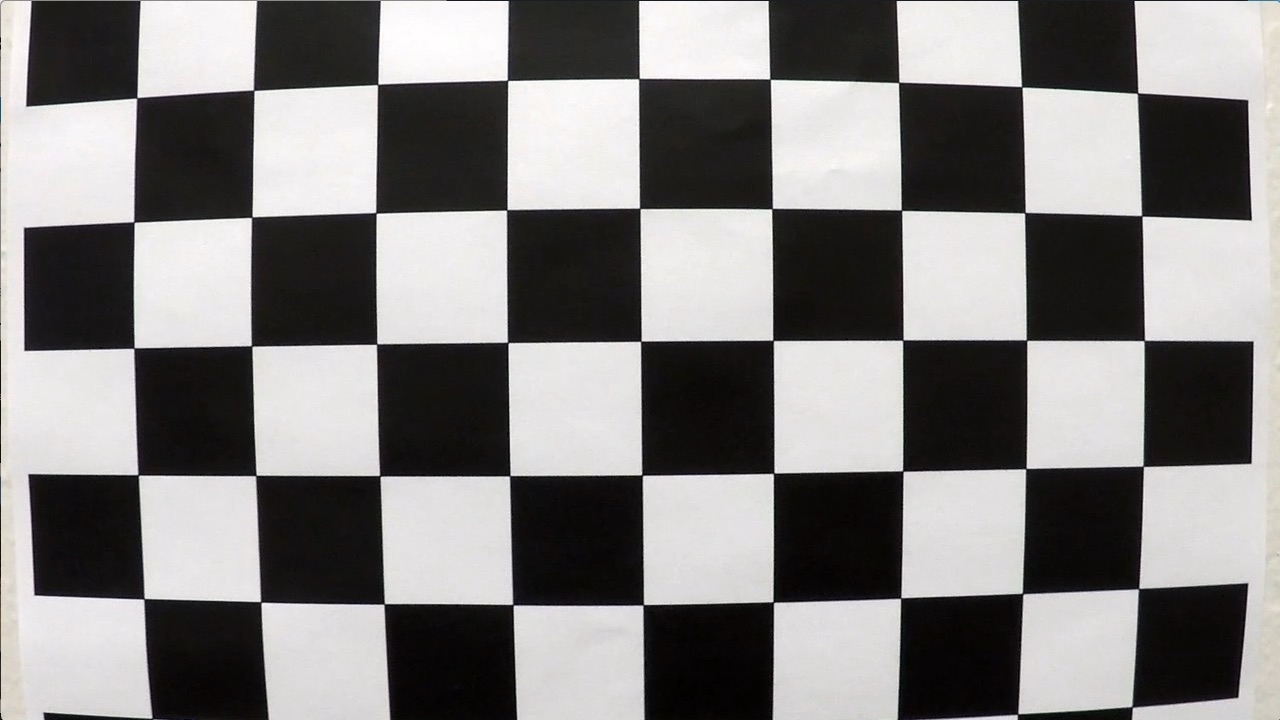
#> input picture submission/camera_cal/calibration1.jpg, 1280 x 720 px; its folder holds only this picture in this run
$ jupyter execute --allow-errors Advanced_Lane_Finding_Submissioin_1.ipynb   (shell and % lines are left out)   (older library calls are emulated)
#> lines starting #> are read from the running program, lines starting #| are printed output that depends on the picture; after the words box and inside, x2 and y2 are one past the last pixel; in counts of white or black regions, pixels touching at a corner belong together
# The Advanced Lane Finding

[cell 1]
import numpy as np
import cv2
import matplotlib.pyplot as plt
import matplotlib.image as mpimg
import glob
import pickle

[cell 2]
# a helper function to display the original image and proccessed image side by side
def display2images(left_img, right_img, left_title="Original", right_title="Processed", left_gray=False, right_gray=False):
    """
    displays two images side by side in one cell.
    """
    f, (ax1, ax2) = plt.subplots(1, 2, figsize=(24, 9))
    f.tight_layout()
    if left_gray:
        ax1.imshow(left_img, cmap="gray")
    else:
        ax1.imshow(left_img)
    ax1.set_title(left_title, fontsize=50)
    if right_gray:
        ax2.imshow(right_img, cmap="gray")
    else:
        ax2.imshow(right_img)
    ax2.set_title(right_title, fontsize=50)
    plt.subplots_adjust(left=0., right=1, top=0.9, bottom=0.)

---

### Rubric 1-1: Camera Callibaration & undistort image

[cell 3]
def calibrate_camera(calibrate_images, nx=9, ny=6):
#> called with nx = 9, ny = 6
    objpoints = []
    imgpoints = []

    objp = np.zeros((ny*nx, 3), np.float32)
    objp[:,0:2] = np.mgrid[0:nx, 0:ny].T.reshape(-1, 2)

    for fname in calibrate_images:
        img = cv2.imread(fname)
#> img is the input picture: shape (720, 1280, 3); mean B, G, R 127.8, 128.4, 130.1
        # Convert to grayscale
        gray = cv2.cvtColor(img, cv2.COLOR_BGR2GRAY)
        # Find the chessboard corners
        ret, corners = cv2.findChessboardCorners(gray, (nx, ny), None)
#> ret = False; corners = None
        # If found, draw corners
        if ret == True:
            imgpoints.append(corners)
            objpoints.append(objp)

    ret, mtx, dist, rvecs, tvecs = cv2.calibrateCamera(objpoints, imgpoints, gray.shape[::-1], None, None)
    return ret, mtx, dist, rvecs, tvecs

#> (the rest of this cell did not finish here and is left out)

#> (a cell that did not finish here is left out)

### Rubric 2-1: undistort a test image

[cell 5]
test_image = plt.imread('./test_images/test4.jpg')
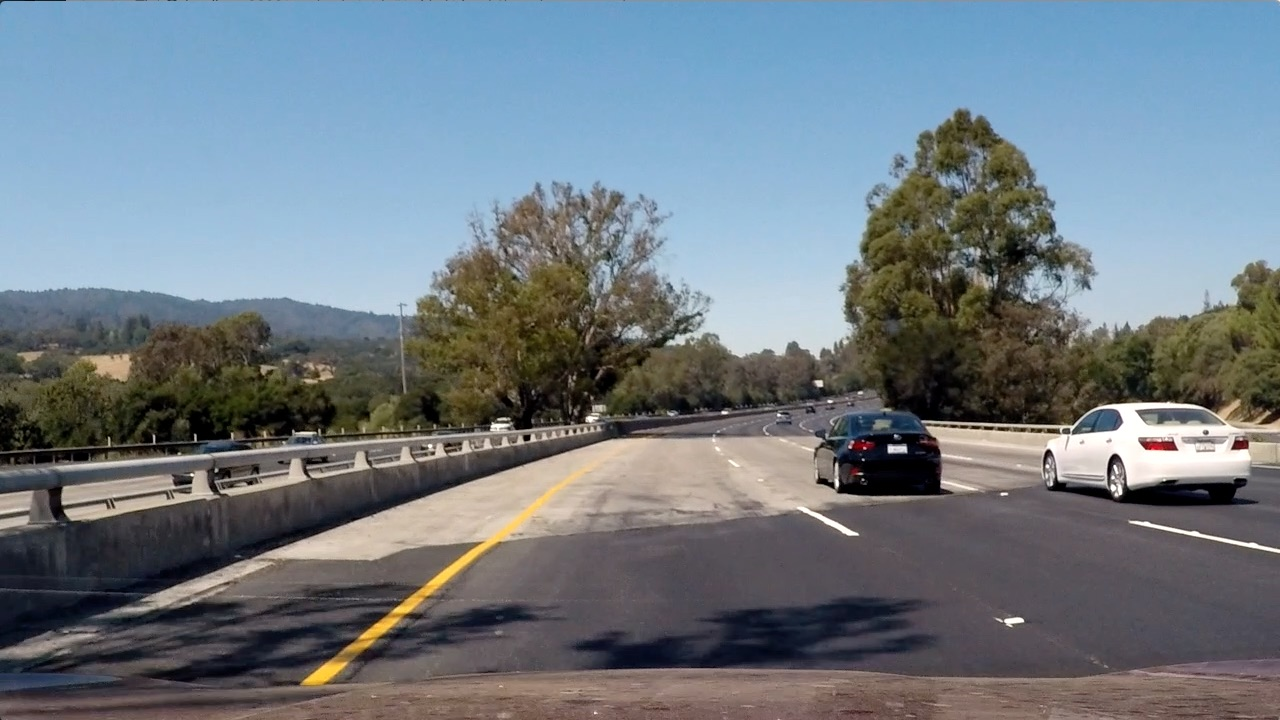
#> input picture submission/test_images/test4.jpg, 1280 x 720 px, found by its file name
#> test_image is the input picture: shape (720, 1280, 3); mean R, G, B 112.2, 122.7, 130.9
#> (the rest of this cell did not finish here and is left out)

### Rubric 2-2: gradient and color threshold

[cell 6]
def abs_sobel_thresh(img, orient='x', sobel_kernel=3, thresh=(20, 100)):
    # Grayscale
    gray = cv2.cvtColor(img, cv2.COLOR_RGB2GRAY)
    # Apply cv2.Sobel()
    if orient == "x":
        sobel = cv2.Sobel(gray, cv2.CV_64F, 1, 0, ksize=sobel_kernel)
    else:
        sobel = cv2.Sobel(gray, cv2.CV_64F, 0, 1, ksize=sobel_kernel)
    # Take the absolute value of the output from cv2.Sobel()
    abs_sobel = np.absolute(sobel)
    # Scale the result to an 8-bit range (0-255)
    scaled_sobel = np.uint8(255*abs_sobel/np.max(abs_sobel))
    # Apply lower and upper thresholds
    binary_output = np.zeros_like(scaled_sobel)
    binary_output[(scaled_sobel >= thresh[0]) & (scaled_sobel <= thresh[1])] = 1
    # Create binary_output
    return binary_output

# Define a function that applies Sobel x and y,
# then computes the magnitude of the gradient
# and applies a threshold
# [34 lines left out: functions mag_thresh, dir_threshold, not called in this run]

# Define a function that thresholds the S-channel of HLS
def hls_select(img, thresh=(0, 255)):
    hls = cv2.cvtColor(img, cv2.COLOR_RGB2HLS)
    s_channel = hls[:,:,2]

    binary_output = np.ones_like(s_channel)
    binary_output[(s_channel > thresh[0]) & (s_channel <= thresh[1])] = 0
    return binary_output

# combien the threshold
def combine_thresh(img, ksize=3, sobel_thresh=(30, 255), mg_thresh=(30, 255), dir_thresh=(0, np.pi/2)):
    gradx = abs_sobel_thresh(test_image, orient='x', sobel_kernel=ksize, thresh=sobel_thresh)
    hls_binary = hls_select(img, thresh=(0, 160))

    combined = np.zeros_like(hls_binary)
    combined[((gradx == 1)) | (hls_binary == 1)] = 1
    return combined

[cell 7]
test_image = plt.imread("./test_images/test4.jpg")
combined_binary = combine_thresh(test_image)
#> in combine_thresh, `gradx = abs_sobel_thresh(test_image, orient='x', sobel_kernel=ksize, t..`:
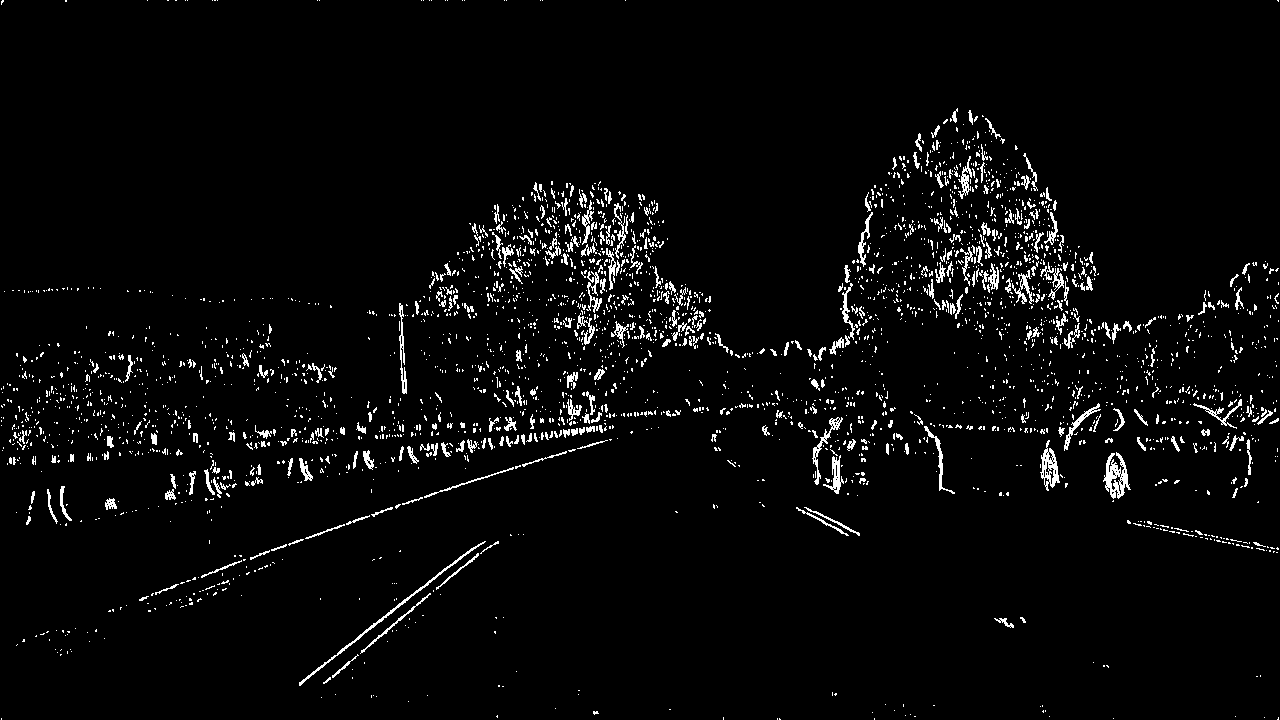
#> gradx: shape (720, 1280); values 0 (black) and 1 (white), 3.5% white in thin lines or dots
#> combined_binary: shape (720, 1280); values 0 (black) and 1 (white), 6.4% white; 3354 white regions (2914 under 20 px), largest, box (x1, y1, x2, y2) and area: (1040, 399, 1254, 505) 8811, (812, 417, 955, 496) 4471, (299, 467, 591, 686) 3618
display2images(test_image, combined_binary, right_gray=True)

### Rubric 2-3 perspective transform

[cell 8]
def warp_image(img, src=None, dst=None):
    img_size = (img.shape[1], img.shape[0])
    if not src:
        src = np.float32(
            [[(img_size[0] / 2) - 55, img_size[1] / 2 + 100],
            [((img_size[0] / 6) - 10), img_size[1]],
            [(img_size[0] * 5 / 6) + 60, img_size[1]],
            [(img_size[0] / 2 + 55), img_size[1] / 2 + 100]])
    if not dst:
        dst = np.float32(
        [[(img_size[0] / 4), 0],
        [(img_size[0] / 4), img_size[1]],
        [(img_size[0] * 3 / 4), img_size[1]],
        [(img_size[0] * 3 / 4), 0]])
    # get transform matrix
    M = cv2.getPerspectiveTransform(src, dst)
    # get inverse transform matrix
    Minv = cv2.getPerspectiveTransform(dst, src)
    # the the transformed image
    warped = cv2.warpPerspective(img, M, img_size, flags=cv2.INTER_LINEAR)
    return M, Minv, warped

[cell 9]
test_image = plt.imread("./test_images/test1.jpg")
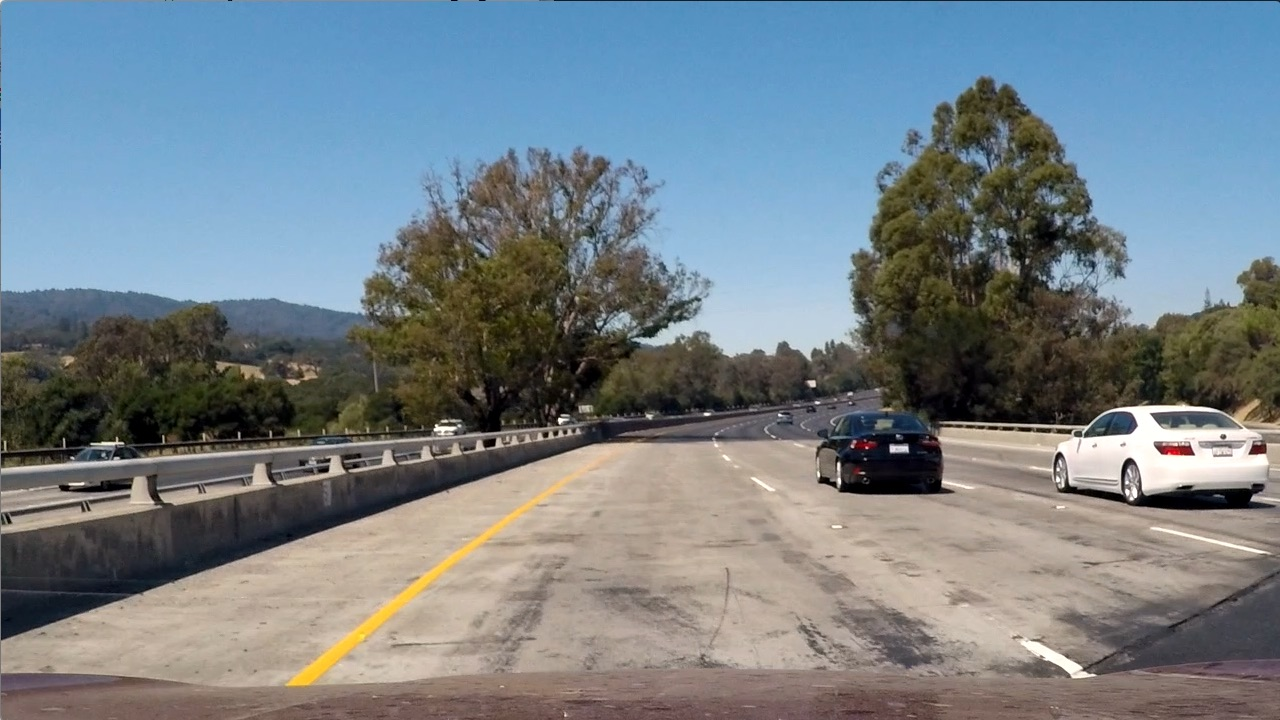
#> input picture submission/test_images/test1.jpg, 1280 x 720 px, found by its file name
#> test_image is the input picture: shape (720, 1280, 3); mean R, G, B 117.5, 128.7, 135.5
_, Minv, warped_image = warp_image(combine_thresh(test_image))
#> Minv = [[0.172, -0.779, 530], [2.37e-16, -0.52, 460], [2.12e-19, -0.00122, 1]]
display2images(test_image, warped_image, right_gray=True)

### Rubric 2-4, indentifying the lane line pixels

[cell 10]
def fit_line(binary_warped):
    # Take a histogram of the bottom half of the image
    histogram = np.sum(binary_warped[int(binary_warped.shape[0]/2):,:], axis=0)
    # Find the peak of the left and right halves of the histogram
    # These will be the starting point for the left and right lines
    midpoint = np.int(histogram.shape[0]/2)
    leftx_base = np.argmax(histogram[:midpoint])
    rightx_base = np.argmax(histogram[midpoint:]) + midpoint

    # Choose the number of sliding windows
    nwindows = 9
    # Set height of windows
    window_height = np.int(binary_warped.shape[0]/nwindows)
    # Identify the x and y positions of all nonzero pixels in the image
    nonzero = binary_warped.nonzero()
    nonzeroy = np.array(nonzero[0])
    nonzerox = np.array(nonzero[1])
    # Current positions to be updated for each window
    leftx_current = leftx_base
    rightx_current = rightx_base
    # Set the width of the windows +/- margin
    margin = 100
    # Set minimum number of pixels found to recenter window
    minpix = 100
    # Create empty lists to receive left and right lane pixel indices
    left_lane_inds = []
    right_lane_inds = []

    # Step through the windows one by one
    for window in range(nwindows):
        # Identify window boundaries in x and y (and right and left)
        win_y_low = binary_warped.shape[0] - (window+1)*window_height
        win_y_high = binary_warped.shape[0] - window*window_height
        win_xleft_low = leftx_current - margin
        win_xleft_high = leftx_current + margin
        win_xright_low = rightx_current - margin
        win_xright_high = rightx_current + margin

        # Identify the nonzero pixels in x and y within the window
        good_left_inds = ((nonzeroy >= win_y_low) & (nonzeroy < win_y_high) & (nonzerox >= win_xleft_low) & (nonzerox < win_xleft_high)).nonzero()[0]
        good_right_inds = ((nonzeroy >= win_y_low) & (nonzeroy < win_y_high) & (nonzerox >= win_xright_low) & (nonzerox < win_xright_high)).nonzero()[0]
        # Append these indices to the lists
        left_lane_inds.append(good_left_inds)
        right_lane_inds.append(good_right_inds)
        # If you found > minpix pixels, recenter next window on their mean position
        if len(good_left_inds) > minpix:
            leftx_current = np.int(np.mean(nonzerox[good_left_inds]))
        if len(good_right_inds) > minpix:
            rightx_current = np.int(np.mean(nonzerox[good_right_inds]))

    # Concatenate the arrays of indices
    left_lane_inds = np.concatenate(left_lane_inds)
    right_lane_inds = np.concatenate(right_lane_inds)

    # Extract left and right line pixel positions
    leftx = nonzerox[left_lane_inds]
    lefty = nonzeroy[left_lane_inds]
#     rightx = nonzerox[right_lane_inds]
#     righty = nonzeroy[right_lane_inds]
    rightx = leftx + 650
    righty = lefty

    # Fit a second order polynomial to each
    left_fit = np.polyfit(lefty, leftx, 2)
    right_fit = np.polyfit(righty, rightx, 2)

    return left_fit, right_fit, left_lane_inds, right_lane_inds

def display_the_fitted_line(binary_warped):

    left_fit, right_fit, left_lane_inds, right_lane_inds = fit_line(binary_warped)

    # Create an output image to draw on and  visualize the result
    out_img = np.dstack((binary_warped, binary_warped, binary_warped))*255
    nonzero = binary_warped.nonzero()
    nonzeroy = np.array(nonzero[0])
    nonzerox = np.array(nonzero[1])

    # Generate x and y values for plotting
    ploty = np.linspace(0, binary_warped.shape[0]-1, binary_warped.shape[0] )
    left_fitx = left_fit[0]*ploty**2 + left_fit[1]*ploty + left_fit[2]
    right_fitx = right_fit[0]*ploty**2 + right_fit[1]*ploty + right_fit[2]

    out_img[nonzeroy[left_lane_inds], nonzerox[left_lane_inds]] = [255, 0, 0]
    out_img[nonzeroy[right_lane_inds], nonzerox[right_lane_inds]] = [0, 0, 255]
    plt.imshow(out_img)
    plt.plot(left_fitx, ploty, color='yellow')
    plt.plot(right_fitx, ploty, color='yellow')
    plt.xlim(0, 1280)
    plt.ylim(720, 0)

[cell 11]
test_image = plt.imread("./test_images/test4.jpg")
_, Minv, warped_image = warp_image(combine_thresh(test_image))
display_the_fitted_line(warped_image)
#> in fit_line, `histogram = np.sum(binary_warped[int(binary_warped.shape[0]/2):,:], ax..`: histogram = 1280 values, max 341 at index 353, min 0 at index 43, mean 15.35
#> in fit_line, `leftx_base = np.argmax(histogram[:midpoint])`: leftx_base = 353
#> in fit_line, `rightx_base = np.argmax(histogram[midpoint:]) + midpoint`: rightx_base = 1020
#> in fit_line, `nonzero = binary_warped.nonzero()`: nonzero = 42639 positions, rows 0 to 719, columns 0 to 1279
#> in fit_line, `leftx_current = leftx_base`: leftx_current = 353
#> in fit_line, `rightx_current = rightx_base`: rightx_current = 1020
#> the loop in fit_line, `for window in range(nwindows):` made 9 passes
#> (win_xleft_low, win_xleft_high, win_xright_low, win_xright_high, leftx_current, rightx_current) on passes 1, 3, 4, 6, 8: (253, 453, 920, 1120, 358, 1011), (260, 460, 911, 1111, 366, 1027), (266, 466, 927, 1127, 361, 1015), (258, 458, 915, 1115, 366, 1083), (274, 474, 983, 1183, 384, 1123)
#> after the loop in fit_line, `for window in range(nwindows):`: left_lane_inds = 9 items
#> in fit_line, `left_lane_inds = np.concatenate(left_lane_inds)`: left_lane_inds = 17388 values, max 42625 at index 1401, min 8296 at index 16771, mean 25874.9
#> in fit_line, `right_lane_inds = np.concatenate(right_lane_inds)`: right_lane_inds = 7668 values, max 42638 at index 116, min 35 at index 5114, mean 17535.2
#> in fit_line, `leftx = nonzerox[left_lane_inds]`: leftx = 17388 values, max 422 at index 638, min 256 at index 1333, mean 365.1
#> in fit_line, `lefty = nonzeroy[left_lane_inds]`: lefty = 17388 values, max 711 at index 1400, min 128 at index 16771, mean 404.8
#> in fit_line, `rightx = leftx + 650`: rightx = 17388 values, max 1072 at index 638, min 906 at index 1333, mean 1015.1
#> in fit_line, `righty = lefty`: righty has the same summary as lefty
#> in fit_line, `left_fit = np.polyfit(lefty, leftx, 2)`: left_fit = [0.000124, -0.134, 395.7]
#> in fit_line, `right_fit = np.polyfit(righty, rightx, 2)`: right_fit = [0.000124, -0.134, 1045.7]
#> in display_the_fitted_line, `left_fit, right_fit, left_lane_inds, right_lane_inds = fit_line(binary..`: left_fit = [0.000124, -0.134, 395.7]; right_fit = [0.000124, -0.134, 1045.7]
#> in display_the_fitted_line, `nonzero = binary_warped.nonzero()`: nonzero = 42639 positions, rows 0 to 719, columns 0 to 1279
#> in display_the_fitted_line, `left_fitx = left_fit[0]*ploty**2 + left_fit[1]*ploty + left_fit[2]`: left_fitx = 720 values, max 395.7 at index 0, min 359.9 at index 536, mean 369.1
#> in display_the_fitted_line, `right_fitx = right_fit[0]*ploty**2 + right_fit[1]*ploty + right_fit[2]`: right_fitx = 720 values, max 1045.7 at index 0, min 1009.9 at index 536, mean 1019.1

### Rubric 2-5, finding lane curvature

[cell 12]
def calculate_curvature(point_coord, left_fit, right_fit):

    pixel_in_y = 720
    pixel_in_x = 1280
    meters_in_x = 3.7
    meters_in_y = 30

    # Generate some fake data to represent lane-line pixels
    ploty = np.linspace(0, pixel_in_y-1, num=pixel_in_y)# to cover same y-range as image
    quadratic_coeff = 3e-4 # arbitrary quadratic coefficient
    # For each y position generate random x position within +/-50 pix
    # of the line base position in each case (x=200 for left, and x=900 for right)
    leftx = np.array([200 + (y**2)*quadratic_coeff + np.random.randint(-50, high=51)
                                  for y in ploty])
    rightx = np.array([900 + (y**2)*quadratic_coeff + np.random.randint(-50, high=51)
                                    for y in ploty])

    leftx = leftx[::-1]  # Reverse to match top-to-bottom in y
    rightx = rightx[::-1]  # Reverse to match top-to-bottom in y


    # Fit a second order polynomial to pixel positions in each fake lane line
    left_fit = np.polyfit(ploty, leftx, 2)
    left_fitx = left_fit[0]*ploty**2 + left_fit[1]*ploty + left_fit[2]
    right_fit = np.polyfit(ploty, rightx, 2)
    right_fitx = right_fit[0]*ploty**2 + right_fit[1]*ploty + right_fit[2]

    # Plot up the fake data
    mark_size = 3
    plt.plot(leftx, ploty, 'o', color='red', markersize=mark_size)
    plt.plot(rightx, ploty, 'o', color='blue', markersize=mark_size)
    plt.xlim(0, pixel_in_x)
    plt.ylim(0, pixel_in_y)
    plt.plot(left_fitx, ploty, color='green', linewidth=3)
    plt.plot(right_fitx, ploty, color='green', linewidth=3)
    plt.gca().invert_yaxis() # to visualize as we do the images

    # Define y-value where we want radius of curvature
    # I'll choose the maximum y-value, corresponding to the bottom of the image
    y_eval = point_coord
    left_curverad = ((1 + (2*left_fit[0]*y_eval + left_fit[1])**2)**1.5) / np.absolute(2*left_fit[0])
    right_curverad = ((1 + (2*right_fit[0]*y_eval + right_fit[1])**2)**1.5) / np.absolute(2*right_fit[0])

    ym_per_pix = float(meters_in_y/pixel_in_y) # meters per pixel in y dimension
    xm_per_pix = meters_in_x/pixel_in_x # meters per pixel in x dimension

    # Fit new polynomials to x,y in world space
    left_fit_cr = np.polyfit(ploty*ym_per_pix, leftx*xm_per_pix, 2)
    right_fit_cr = np.polyfit(ploty*ym_per_pix, rightx*xm_per_pix, 2)
    # Calculate the new radii of curvature
    left_curverad = ((1 + (2*left_fit_cr[0]*y_eval*ym_per_pix + left_fit_cr[1])**2)**1.5) / np.absolute(2*left_fit_cr[0])
    right_curverad = ((1 + (2*right_fit_cr[0]*y_eval*ym_per_pix + right_fit_cr[1])**2)**1.5) / np.absolute(2*right_fit_cr[0])
    # Now our radius of curvature is in meters
    print(left_curverad, 'm', right_curverad, 'm')

    return (left_curverad, right_curverad)

[cell 13]
test_image = plt.imread("./test_images/test4.jpg")
_, Minv, warped_image = warp_image(combine_thresh(test_image))
left_fit, right_fit, _, _ = fit_line(warped_image)
#> the loop in fit_line (call 2), `for window in range(nwindows):` made 9 passes
#> left_fit = [0.000124, -0.134, 395.7]; right_fit = [0.000124, -0.134, 1045.7]
calculate_curvature(test_image.shape[0], left_fit, right_fit)
#> Out = (976, 1185.2)
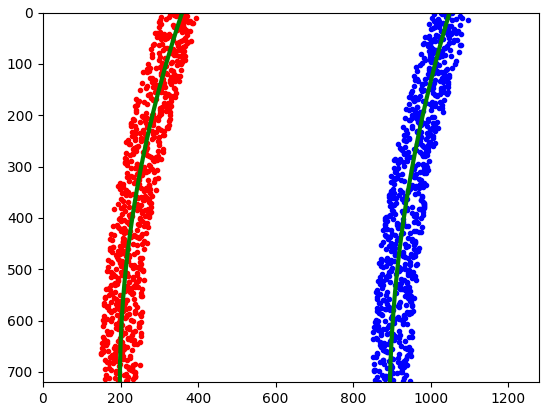
#> figure drawn by matplotlib, 1 panel
